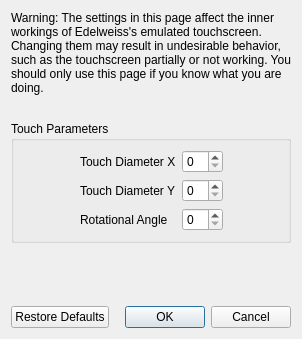
<?xml version="1.0" encoding="UTF-8"?>
<ui version="4.0">
 <class>ConfigureTouchscreenAdvanced</class>
 <widget class="QDialog" name="ConfigureTouchscreenAdvanced">
  <property name="geometry">
   <rect>
    <x>0</x>
    <y>0</y>
    <width>298</width>
    <height>339</height>
   </rect>
  </property>
  <property name="windowTitle">
   <string>Configure Touchscreen</string>
  </property>
  <layout class="QVBoxLayout" name="verticalLayout">
   <item>
    <widget class="QLabel" name="label_2">
     <property name="minimumSize">
      <size>
       <width>280</width>
       <height>0</height>
      </size>
     </property>
     <property name="text">
      <string>Warning: The settings in this page affect the inner workings of Edelweiss's emulated touchscreen. Changing them may result in undesirable behavior, such as the touchscreen partially or not working. You should only use this page if you know what you are doing.</string>
     </property>
     <property name="wordWrap">
      <bool>true</bool>
     </property>
    </widget>
   </item>
   <item>
    <spacer name="verticalSpacer_2">
     <property name="orientation">
      <enum>Qt::Vertical</enum>
     </property>
     <property name="sizeType">
      <enum>QSizePolicy::Fixed</enum>
     </property>
     <property name="sizeHint" stdset="0">
      <size>
       <width>20</width>
       <height>20</height>
      </size>
     </property>
    </spacer>
   </item>
   <item>
    <widget class="QGroupBox" name="gridGroupBox">
     <property name="title">
      <string>Touch Parameters</string>
     </property>
     <layout class="QGridLayout" name="gridLayout">
      <item row="0" column="0">
       <spacer name="horizontalSpacer">
        <property name="orientation">
         <enum>Qt::Horizontal</enum>
        </property>
        <property name="sizeHint" stdset="0">
         <size>
          <width>40</width>
          <height>20</height>
         </size>
        </property>
       </spacer>
      </item>
      <item row="1" column="1">
       <widget class="QLabel" name="label_4">
        <property name="text">
         <string>Touch Diameter Y</string>
        </property>
       </widget>
      </item>
      <item row="0" column="3">
       <spacer name="horizontalSpacer_2">
        <property name="orientation">
         <enum>Qt::Horizontal</enum>
        </property>
        <property name="sizeHint" stdset="0">
         <size>
          <width>40</width>
          <height>20</height>
         </size>
        </property>
       </spacer>
      </item>
      <item row="0" column="1">
       <widget class="QLabel" name="label_3">
        <property name="text">
         <string>Touch Diameter X</string>
        </property>
       </widget>
      </item>
      <item row="2" column="1">
       <widget class="QLabel" name="label_5">
        <property name="text">
         <string>Rotational Angle</string>
        </property>
       </widget>
      </item>
      <item row="0" column="2">
       <widget class="QSpinBox" name="diameter_x_box"/>
      </item>
      <item row="1" column="2">
       <widget class="QSpinBox" name="diameter_y_box"/>
      </item>
      <item row="2" column="2">
       <widget class="QSpinBox" name="angle_box"/>
      </item>
     </layout>
    </widget>
   </item>
   <item>
    <spacer name="verticalSpacer">
     <property name="orientation">
      <enum>Qt::Vertical</enum>
     </property>
     <property name="sizeHint" stdset="0">
      <size>
       <width>20</width>
       <height>40</height>
      </size>
     </property>
    </spacer>
   </item>
   <item>
    <layout class="QHBoxLayout" name="horizontalLayout">
     <item>
      <widget class="QPushButton" name="restore_defaults_button">
       <property name="text">
        <string>Restore Defaults</string>
       </property>
      </widget>
     </item>
     <item>
      <widget class="QDialogButtonBox" name="buttonBox">
       <property name="standardButtons">
        <set>QDialogButtonBox::Cancel|QDialogButtonBox::Ok</set>
       </property>
      </widget>
     </item>
    </layout>
   </item>
  </layout>
 </widget>
 <resources/>
 <connections>
  <connection>
   <sender>buttonBox</sender>
   <signal>accepted()</signal>
   <receiver>ConfigureTouchscreenAdvanced</receiver>
   <slot>accept()</slot>
  </connection>
  <connection>
   <sender>buttonBox</sender>
   <signal>rejected()</signal>
   <receiver>ConfigureTouchscreenAdvanced</receiver>
   <slot>reject()</slot>
   </connection>
 </connections>
</ui>
